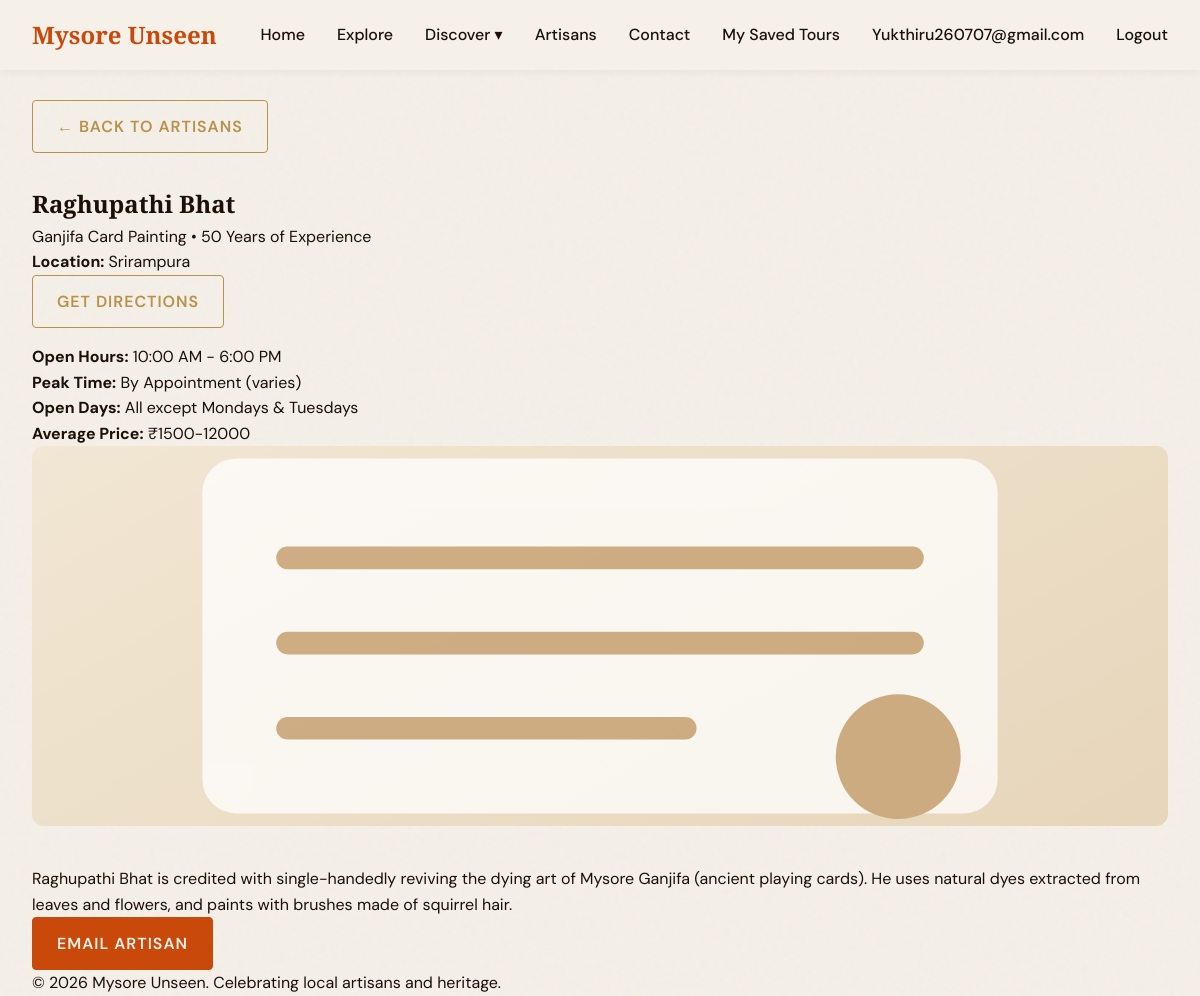
/artisans/3 (signed in), run on the app's committed database.
### models.py (models this page shows, shortened)
class Artisan(db.Model):
    id = db.Column(db.Integer, primary_key=True)
    name = db.Column(db.String(100), nullable=False)
    craft = db.Column(db.String(100), nullable=False)
    years_experience = db.Column(db.Integer, nullable=False)
    short_bio = db.Column(db.String(200), nullable=False)
    bio = db.Column(db.Text, nullable=False)
    contact_email = db.Column(db.String(100), nullable=True)
    whatsapp = db.Column(db.String(20), nullable=True)
    image_url = db.Column(db.String(300), nullable=True)
    location = db.Column(db.String(100), nullable=True)
    average_price = db.Column(db.String(50), nullable=True)
    closed_days = db.Column(db.String(100), nullable=True)
    rush_time = db.Column(db.String(100), nullable=True)
    bus_routes = db.Column(db.String(200), nullable=True)

### app.py (the view)
@app.route('/artisans/<int:artisan_id>')
def artisan_detail(artisan_id):
    artisan = Artisan.query.get_or_404(artisan_id)
    try:
        artisan.image_url = get_image(ARTISAN_IMAGES, artisan.name)
    except:
        artisan.image_url = DEFAULT_IMAGE
    return render_template('artisan_detail.html', artisan=artisan)

### app.py (called while the page is built)
@app.context_processor
def inject_user():
    return {'current_user': session.get('user')}

### image_data.py (called while the page is built)
def get_image(mapping, name):
    if not name:
        return DEFAULT_IMAGE
    name_lower = name.lower()
    for key, url in mapping.items():
        if key.lower() in name_lower or name_lower in key.lower():
            return url
    return DEFAULT_IMAGE

### templates/artisan_detail.html (shortened to what this page needs)
{% extends 'base.html' %}
{% block content %}
<section class="artisan-detail container fade-in" style="margin-top: 100px;">
    <a href="{{ url_for('artisans') }}" class="btn btn-secondary" style="margin-bottom: 2rem;">&larr; Back to Artisans</a>
    <div class="artisan-profile fade-in">
        <div class="artisan-header">
            <h1>{{ artisan.name }}</h1>
            <p class="artisan-meta">{{ artisan.craft }} &bull; {{ artisan.years_experience }} Years of Experience</p>
            {% if artisan.location %}
            <p><strong>Location:</strong> <a href="https://www.google.com/maps/search/?api=1&query={{ artisan.location|urlencode }}" target="_blank">{{ artisan.location }}</a></p>
            <a href="https://www.google.com/maps/search/?api=1&query={{ artisan.location|urlencode }}" target="_blank" class="btn btn-secondary" style="margin-bottom:1rem;">Get Directions</a>
            {% else %}
            <p><strong>Location:</strong> Unknown</p>
            {% endif %}
            <p><strong>Open Hours:</strong> 10:00 AM - 6:00 PM</p>
            <p><strong>Peak Time:</strong> {{ artisan.rush_time or '10:00 AM - 6:00 PM' }}</p>
            <p><strong>Open Days:</strong> {% if artisan.closed_days %}All except {{ artisan.closed_days }}{% else %}Daily{% endif %}</p>
            {% if artisan.average_price %}<p><strong>Average Price:</strong> {{ artisan.average_price }}</p>{% endif %}
        </div>
        {% if artisan.image_url %}
        <div style="margin-bottom: 2rem;">
            <img src="{{ artisan.image_url }}" alt="{{ artisan.name }}" style="width:100%; max-height: 380px; object-fit: cover; border-radius: 12px;" onerror="this.src='/static/images/placeholder.svg'">
        </div>
        {% endif %}
        <div class="artisan-bio">
            <p>{{ artisan.bio }}</p>
        </div>
        <div class="contact-links">
            {% if artisan.contact_email %}
            <a href="mailto:{{ artisan.contact_email }}" class="btn btn-primary">Email Artisan</a>
            {% endif %}
        </div>
    </div>
</section>
{% endblock %}

### static/style.css (style rules this page uses)
:root { --saffron: #C8490A; --ivory: #F5F0E8; --espresso: #1C0F06; --gold: #B8924A; --cream: #EDE4D3; --font-heading: 'Playfair Display', serif; --font-body: 'DM Sans', sans-serif; --transition: all 0.3s ease; }
* { margin: 0; padding: 0; box-sizing: border-box; }
body { font-family: var(--font-body); background-color: var(--ivory); color: var(--espresso); line-height: 1.6; overflow-x: hidden; display: flex; flex-direction: column; min-height: 100vh; }
h1, h2, h3, h4, h5, h6 { font-family: var(--font-heading); font-weight: 700; color: var(--espresso); }
a { text-decoration: none; color: inherit; }
.btn { display: inline-block; padding: 0.8rem 1.5rem; font-family: var(--font-body); font-weight: 600; text-transform: uppercase; letter-spacing: 1px; border: 1px solid var(--saffron); background: transparent; color: var(--saffron); cursor: pointer; transition: var(--transition); border-radius: 4px; }
.btn-primary { background: var(--saffron); color: var(--ivory); }
.btn-secondary { border-color: var(--gold); color: var(--gold); }
.container { max-width: 1200px; margin: 0 auto; padding: 0 2rem; }
section { padding: 5rem 0; }
.fade-in { opacity: 0; transform: translateY(20px); transition: opacity 0.6s ease-out, transform 0.6s ease-out; }
.fade-in.appear { opacity: 1; transform: translateY(0); }

### data on the page
Artisan: name "Raghupathi Bhat", craft "Ganjifa Card Painting", years_experience "50", location "Srirampura", rush_time "By Appointment (varies)", closed_days "Mondays & Tuesdays", average_price "₹1500-12000", bio "Raghupathi Bhat is credited with single-handedly reviving the dying art of Mysore Ganjifa (ancient playing cards). He uses natural dyes extracted from leaves and flowers, and paints with brushes made of squirrel hair."

### other printed values
{{ current_user.email }} "Yukthiru260707@gmail.com"
